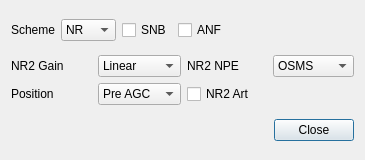
<?xml version="1.0" encoding="UTF-8"?>
<ui version="4.0">
 <class>WDSPRxDNRDialog</class>
 <widget class="QDialog" name="WDSPRxDNRDialog">
  <property name="geometry">
   <rect>
    <x>0</x>
    <y>0</y>
    <width>365</width>
    <height>160</height>
   </rect>
  </property>
  <property name="windowTitle">
   <string>Noise Reduction</string>
  </property>
  <layout class="QVBoxLayout" name="verticalLayout">
   <item>
    <layout class="QHBoxLayout" name="activeLayout">
     <item>
      <widget class="QLabel" name="nrLabel">
       <property name="text">
        <string>Scheme</string>
       </property>
      </widget>
     </item>
     <item>
      <widget class="QComboBox" name="nr">
       <property name="toolTip">
        <string>Noise reduction scheme</string>
       </property>
       <item>
        <property name="text">
         <string>NR</string>
        </property>
       </item>
       <item>
        <property name="text">
         <string>NR2</string>
        </property>
       </item>
      </widget>
     </item>
     <item>
      <widget class="QCheckBox" name="snb">
       <property name="enabled">
        <bool>true</bool>
       </property>
       <property name="toolTip">
        <string>Spectral Noise Blanker</string>
       </property>
       <property name="text">
        <string>SNB</string>
       </property>
      </widget>
     </item>
     <item>
      <widget class="QCheckBox" name="anf">
       <property name="toolTip">
        <string>Automatic Notch Filter</string>
       </property>
       <property name="text">
        <string>ANF</string>
       </property>
      </widget>
     </item>
     <item>
      <spacer name="horizontalSpacer">
       <property name="orientation">
        <enum>Qt::Horizontal</enum>
       </property>
       <property name="sizeHint" stdset="0">
        <size>
         <width>40</width>
         <height>20</height>
        </size>
       </property>
      </spacer>
     </item>
    </layout>
   </item>
   <item>
    <layout class="QGridLayout" name="nrLayout">
     <item row="1" column="0">
      <widget class="QLabel" name="nr2GainLabel">
       <property name="text">
        <string>NR2 Gain</string>
       </property>
      </widget>
     </item>
     <item row="2" column="2">
      <widget class="QCheckBox" name="nr2ArtifactReduction">
       <property name="toolTip">
        <string>Noise reduction 2 artifact reduction</string>
       </property>
       <property name="text">
        <string>NR2 Art</string>
       </property>
      </widget>
     </item>
     <item row="2" column="0">
      <widget class="QLabel" name="positionLabel">
       <property name="text">
        <string>Position</string>
       </property>
      </widget>
     </item>
     <item row="1" column="2">
      <widget class="QLabel" name="nr2NPELabel">
       <property name="text">
        <string>NR2 NPE</string>
       </property>
      </widget>
     </item>
     <item row="2" column="1">
      <widget class="QComboBox" name="nrPosition">
       <property name="toolTip">
        <string>Noise reduction position</string>
       </property>
       <item>
        <property name="text">
         <string>Pre AGC</string>
        </property>
       </item>
       <item>
        <property name="text">
         <string>Post AGC</string>
        </property>
       </item>
      </widget>
     </item>
     <item row="1" column="1">
      <widget class="QComboBox" name="nr2Gain">
       <item>
        <property name="text">
         <string>Linear</string>
        </property>
       </item>
       <item>
        <property name="text">
         <string>Log</string>
        </property>
       </item>
       <item>
        <property name="text">
         <string>Gamma</string>
        </property>
       </item>
      </widget>
     </item>
     <item row="1" column="3">
      <widget class="QComboBox" name="nr2NPE">
       <item>
        <property name="text">
         <string>OSMS</string>
        </property>
       </item>
       <item>
        <property name="text">
         <string>MMSE</string>
        </property>
       </item>
      </widget>
     </item>
    </layout>
   </item>
   <item>
    <widget class="QDialogButtonBox" name="buttonBox">
     <property name="orientation">
      <enum>Qt::Horizontal</enum>
     </property>
     <property name="standardButtons">
      <set>QDialogButtonBox::Close</set>
     </property>
    </widget>
   </item>
  </layout>
 </widget>
 <resources/>
 <connections>
  <connection>
   <sender>buttonBox</sender>
   <signal>accepted()</signal>
   <receiver>WDSPRxDNRDialog</receiver>
   <slot>accept()</slot>
   <hints>
    <hint type="sourcelabel">
     <x>248</x>
     <y>254</y>
    </hint>
    <hint type="destinationlabel">
     <x>157</x>
     <y>274</y>
    </hint>
   </hints>
  </connection>
  <connection>
   <sender>buttonBox</sender>
   <signal>rejected()</signal>
   <receiver>WDSPRxDNRDialog</receiver>
   <slot>reject()</slot>
   <hints>
    <hint type="sourcelabel">
     <x>316</x>
     <y>260</y>
    </hint>
    <hint type="destinationlabel">
     <x>286</x>
     <y>274</y>
    </hint>
   </hints>
  </connection>
 </connections>
</ui>
